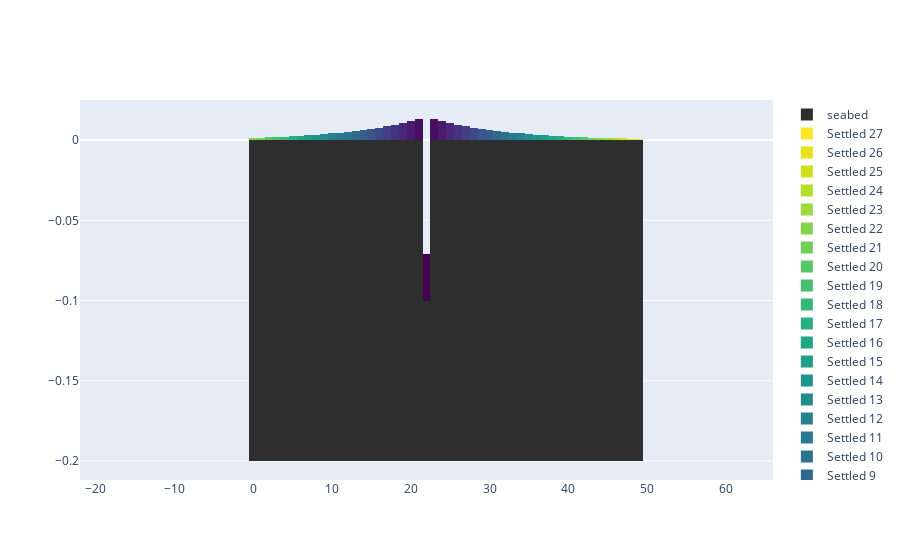

Notebook code cell kept with this figure:
### Markdown cell above
### Testing very thin bars

### Code cell
THIN = 0.100001

# df = pd.DataFrame(
#             {   
#                 "cell_number": [0,0,0,0,1,1,1,1],
#                 "top": [0.41, 0.3, 0.245, 0.1, 0.41, 0.3, THIN, 0.1],
#                 "bottom": [0.3, 0.245, 0.1, -0.5, 0.3, THIN, 0.1, -0.5],
#                 "type": ["settled", "settled", "settled", "bed", "settled", "settled", "settled", "bed"],
#                 "name": ["2", "1", "0", "existing", "2", "1", "0", "existing"],
#             }
#         )

df = pd.read_pickle('df.pickle') #a problematic dataframe

color_by = 'name'
color_by = 'proximity'

cm = Colormap('viridis')
df[color_by] = pd.to_numeric(df[color_by], errors="coerce")

n_colors = len(df[color_by].unique()) - 1
n_cells = len(df["cell_number"].unique())
colours = cm(np.linspace(0,1,n_colors))

fig = go.Figure()
for n, df1 in df.groupby(color_by, dropna=False):
    print(df1)
    if pd.isna(n):
        colour = ['#2e2e2e'] * n_cells
        name = 'seabed'
    else:
        colour = colours[int(n)]
        colour = [f"rgb{colour[0], colour[1], colour[2]}"] * n_cells
        name = f"Settled {int(n)}"
    
    fig.add_trace(
        go.Bar(
            x=df1["cell_number"],
            y=df1["thickness"],
            base=df1["bottom"],
            marker_color=colour,
            marker_line_width=0,
            width = 1,
            name=name,
            hovertemplate="Top: %{y:.5f}m"
            + "<br>Bottom: %{base:.5f}m"
            + "<br>Thickness: %{customdata[0]:,.5f}m"
            + f"<br>Name: {name}"
            + "<br><b>Cell</b>: %{x}<br>",
            customdata= df1[["thickness"]]
        )
    )

fig.update_layout(barmode="stack")#, bargap=0.0)
fig.show()
